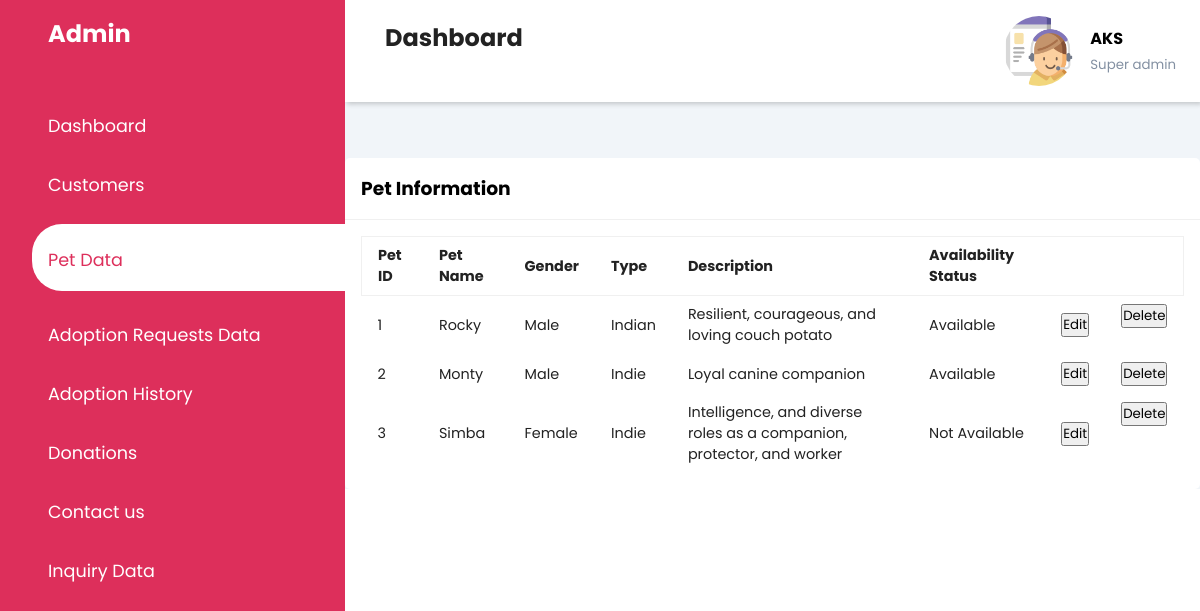
The app's page /petdata.php with its own data.
### tables this page shows
CREATE TABLE `pet` (
  `PetId` int(11) NOT NULL,
  `PetName` varchar(50) NOT NULL,
  `Gender` enum('Male','Female','','') NOT NULL,
  `Type` varchar(50) NOT NULL,
  `Description` varchar(80) NOT NULL,
  `AvailabilityStatus` enum('Available','Not Available','','') NOT NULL,
  `User` int(10) NOT NULL
);

### fetch_datapet.php (the view, shortened to what this page needs)
<?php
$con=mysqli_connect("localhost:3307","root","","project");
$sql = "SELECT PetId, PetName, Gender, Type, Description, AvailabilityStatus FROM pet";
$result = mysqli_query($con, $sql);
if (mysqli_num_rows($result) > 0) {
    while ($row = mysqli_fetch_assoc($result)) {
        echo "<tr>";
        echo "<td>" . $row['PetId'] . "</td>";
        echo "<td>" . $row['PetName'] . "</td>";
        echo "<td>" . $row['Gender'] . "</td>";
        echo "<td>" . $row['Type'] . "</td>";
        echo "<td>" . $row['Description'] . "</td>";
        echo "<td>" . $row['AvailabilityStatus'] . "</td>";
        echo "<td><form method='post' action='edit_pet.php'><button type='submit' name='edit_pet' value='" . $row['PetId'] . "'>Edit</button></form></td>";
        echo "<td><form method='post' action=''><button type='submit' name='delete_pet' value='" . $row['PetId'] . "'>Delete</button></form></td>";
        echo "</tr>";
    }
} else {
    echo "0 results";
}
?>

### admin.css (style rules this page uses)
:root { --main-color: #dd2f5b; --color-dark: #1D2231; --text-grey: #8390A2; }
* { padding: 0; margin: 0; box-sizing: border-box; list-style-type: none; text-decoration: none; font-family: 'Poppins',sans-serif; }
td { padding: .5rem 1rem; font-size: .9rem; color: #222; }
tr td:last-child { display: flex; align-items: center; }

### records on screen
pet: PetId "1", PetName "Rocky", Gender "Male", Type "Indian", Description "Resilient, courageous, and loving couch potato", AvailabilityStatus "Available"
pet: PetId "2", PetName "Monty", Gender "Male", Type "Indie", Description "Loyal canine companion", AvailabilityStatus "Available"
pet: PetId "3", PetName "Simba", Gender "Female", Type "Indie", Description "Intelligence, and diverse roles as a companion, protector, and worker", AvailabilityStatus "Not Available"
